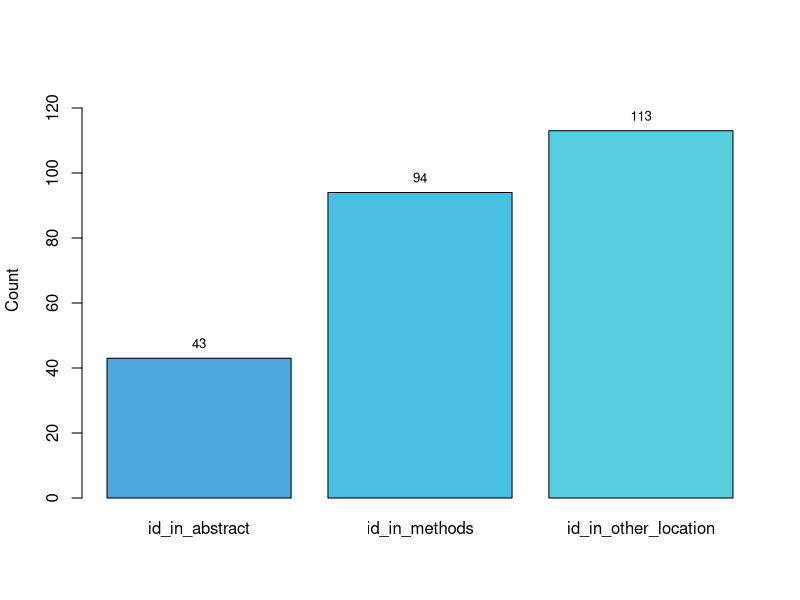
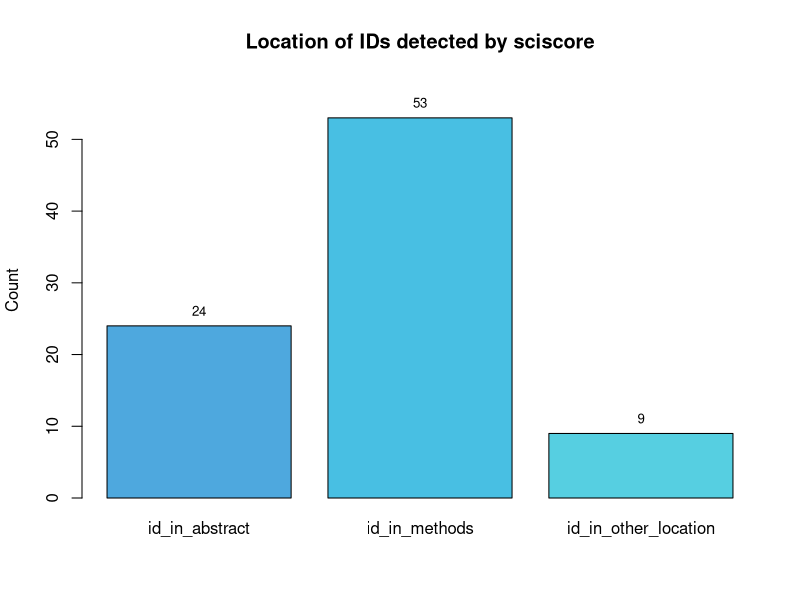
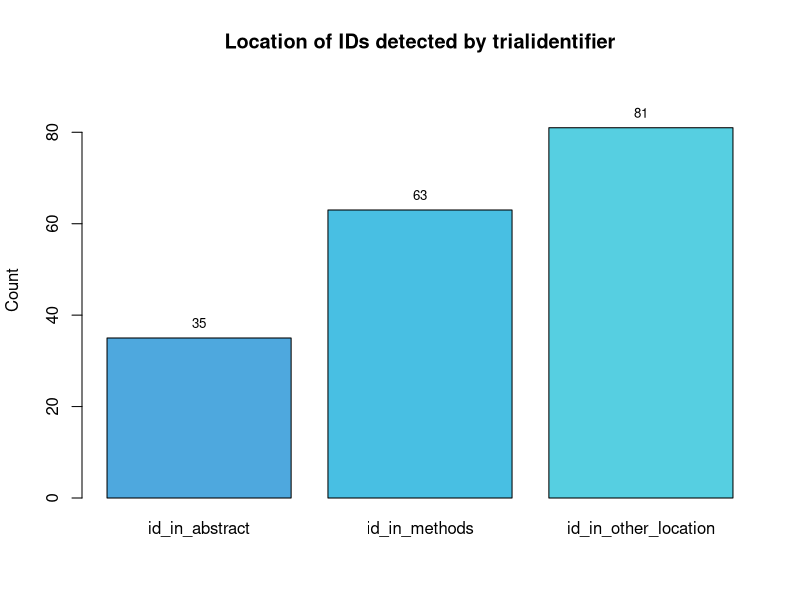
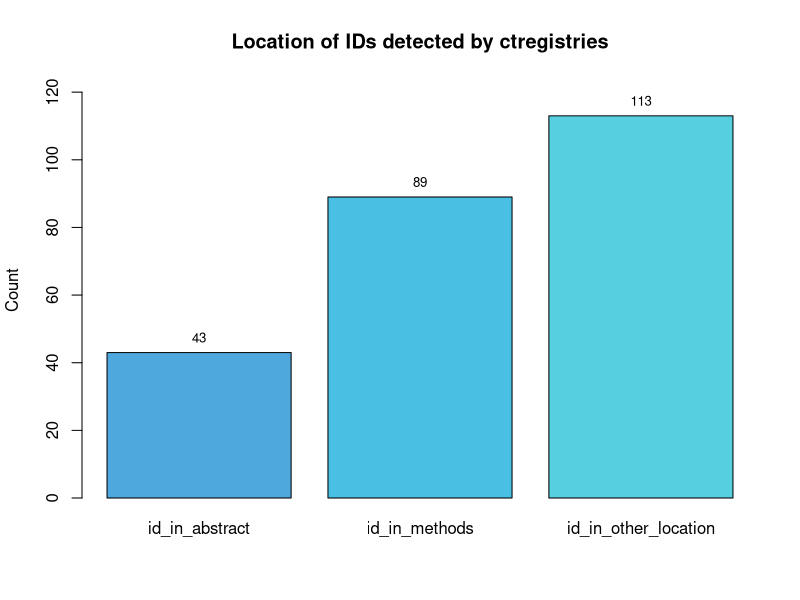
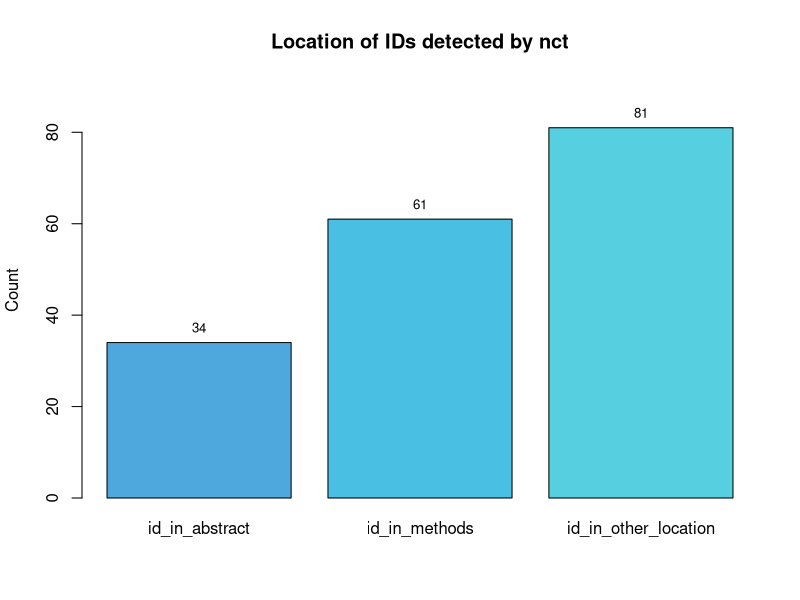

Here is the R script that generated these plots, in order:
## ---- chunk 1

library(readr)
library(dplyr)
library(ggplot2)
library(here)
## ---- chunk 2

#load dataset
data <- read_csv(here("testing", "regset.csv"))

#general overview
table(data$id_type_group)
## ---- chunk 3

trn <- subset(data, data$id_type %in% c("ctgov", "umin", "drks", "irct", "chictr", 
                                        "isrctn","ctri", "eudract", "actrn", "jrct", 
                                        "kct", "ntr", "pactr"))

table(trn$id_type)
## ---- chunk 4

protocol <- subset(data, data$id_type %in% c("protocols_io"))

table(protocol$id_type)
## ---- chunk 5

false_positive <- subset(data, data$id_type %in% c("catalogue_id", "datapoint", 
                                                   "drug_id", "funding_id", "medical_acronym",
                                                   "medical_device"))

table(false_positive$id_type)
## ---- chunk 6

# Select only the three columns of interest
location <- data[, c("id_in_abstract", "id_in_methods", "id_in_other_location")]

# Count TRUE values for each selected variable
count_true <- colSums(location)

#select custom colors
custom_palette <- colorRampPalette(c("#4EA8DE", "#48BFE3", "#56CFE1"))

#create barplot
barplot(count_true, names.arg = colnames(location), 
        col = custom_palette(length(count_true)),
        ylab = "Count", ylim = c(0, max(count_true) + 15))

# Calculate the midpoints of the bars
bar_midpoints <- barplot(count_true, plot = FALSE)

# Add total count labels on each column (centered)
text(bar_midpoints, count_true, labels = count_true, pos = 3, col = "black", cex = 0.8)
## ---- chunk 7
table(data$other_location)
## ---- chunk 8
table(data$paper_is_research_article)
## ---- chunk 9

table(data$tools_agree)
## ---- chunk 10
table(data$tools_agree, data$id_type_group)
## ---- chunk 11
#subset of sciscore_hit = TRUE
sciscore <- subset(data, data$sciscore_hit %in% c("TRUE"))

table(sciscore$id_type_group)
table(sciscore$id_type)
## ---- chunk 12

# Select only the three columns of interest
location_analysis1 <- sciscore[, c("id_in_abstract", "id_in_methods", 
                                 "id_in_other_location")]

# Count TRUE values for each selected variable
count_true <- colSums(location_analysis1)

#create barplot
barplot(count_true, names.arg = colnames(location_analysis1), 
        col = custom_palette(length(count_true)), 
        main = "Location of IDs detected by sciscore", ylab = "Count",
        ylim = c(0, max(count_true) + 5))

#calculate midpoints of bars
bar_midpoints <- barplot(count_true, plot = FALSE)

#add total count
text(bar_midpoints, count_true, labels = count_true, pos = 3, col = "black", cex = 0.8)
## ---- chunk 13
#subset of trialidentifier_hit = TRUE
trialidentifier <- subset(data, data$trialidentifier_hit %in% c("TRUE"))

table(trialidentifier$id_type_group)
table(trialidentifier$id_type)
## ---- chunk 14

# Select only the three columns of interest
location_analysis2 <- trialidentifier[, c("id_in_abstract", "id_in_methods", 
                                 "id_in_other_location")]

# Count TRUE values for each selected variable
count_true <- colSums(location_analysis2)

#create barplot
barplot(count_true, names.arg = colnames(location_analysis2), 
        col = custom_palette(length(count_true)), 
        main = "Location of IDs detected by trialidentifier", ylab = "Count",
        ylim = c(0, max(count_true) + 10))

#calculate midpoints of bars
bar_midpoints <- barplot(count_true, plot = FALSE)

#add total count
text(bar_midpoints, count_true, labels = count_true, pos = 3, col = "black", cex = 0.8)
## ---- chunk 15
#subset of ctregistries_hit = TRUE
ctregistries <- subset(data, data$ctregistries_hit %in% c("TRUE"))

table(ctregistries$id_type_group)
## ---- chunk 16

ctregistries_trn <- subset(data, data$id_type %in% c("ctgov", "umin", "drks", "irct",
                                                     "chictr", "isrctn","ctri", 
                                                     "eudract", "actrn", "jrct", 
                                                     "kct", "ntr", "pactr"))

table(ctregistries_trn$id_type)
## ---- chunk 17

# Select only the three columns of interest
location_analysis3 <- ctregistries[, c("id_in_abstract", "id_in_methods", 
                                 "id_in_other_location")]

# Count TRUE values for each selected variable
count_true <- colSums(location_analysis3)

#create barplot
barplot(count_true, names.arg = colnames(location_analysis3), 
        col = custom_palette(length(count_true)), 
        main = "Location of IDs detected by ctregistries", ylab = "Count",
        ylim = c(0, max(count_true) + 10))

#calculate midpoints of bars
bar_midpoints <- barplot(count_true, plot = FALSE)

#add total count
text(bar_midpoints, count_true, labels = count_true, pos = 3, col = "black", cex = 0.8)
## ---- chunk 18
#subset of nct_hit = TRUE
nct <- subset(data, data$nct_hit %in% c("TRUE"))

table(nct$id_type_group)
table(nct$id_type)
## ---- chunk 19

# Select only the three columns of interest
location_analysis4 <- nct[, c("id_in_abstract", "id_in_methods", 
                                 "id_in_other_location")]

# Count TRUE values for each selected variable
count_true <- colSums(location_analysis4)

#create barplot
barplot(count_true, names.arg = colnames(location_analysis4), 
        col = custom_palette(length(count_true)), 
        main = "Location of IDs detected by nct", ylab = "Count",
        ylim = c(0, max(count_true) + 10))

#calculate midpoints of bars
bar_midpoints <- barplot(count_true, plot = FALSE)

#add total count
text(bar_midpoints, count_true, labels = count_true, pos = 3, col = "black", cex = 0.8)
